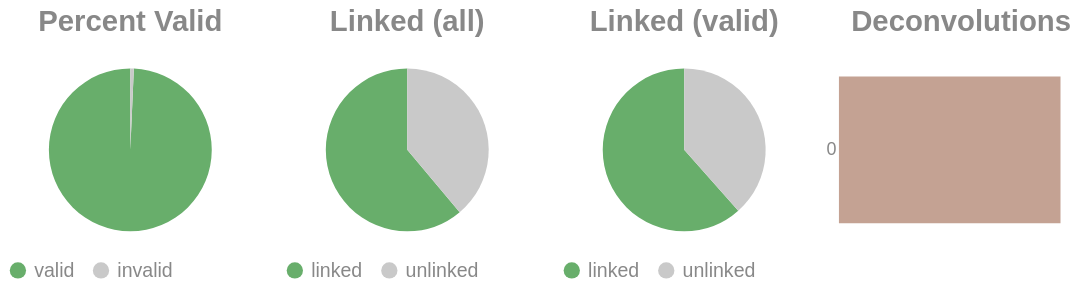

Notebook code for this chart:
### Code cell
if SKIPLR:
    pass
else:
    clash = Counter()
    for i in valids['molecule'].to_list():
        _mol = i.split("-")
        if len(_mol) == 1:
            clash.update('0')
        else:
            clash.update(_mol[-1])

    _d = {"deconvolutions": [], 'count': []}
    for k,v in clash.items():
        _d['deconvolutions'].append(k)
        _d['count'].append(v)

    tot_valid = valids['reads'].sum()
    mask = valids['reads'] >= 2
    n_linked_reads = valids.filter(mask)['reads'].sum()
    if n_linked_reads == 0:
        print_html("No linked molecules (>=2 reads) were detected; skipping linked-only distributions.")
        SKIPLR = True
    else:
        perc_valid = round(tot_valid / n_reads, 4)
        linked_perc_abs = round(n_linked_reads / n_reads, 4)
        linked_perc = round(n_linked_reads / tot_valid, 4)

    _valid = pl.DataFrame({"valids": ['valid', 'invalid'], "count": [tot_valid, n_reads - tot_valid]})
    _linked_abs = pl.DataFrame({"linked (absolute)": ['linked', 'unlinked'], "count": [n_linked_reads, n_reads - n_linked_reads]})
    _linked_rel = pl.DataFrame({"linked (valids)": ['linked', 'unlinked'], "count": [n_linked_reads, tot_valid - n_linked_reads]})

    (
        alt.hconcat(
            piechart(_valid, goodval = 'valid', title = "Percent Valid"),
            piechart(_linked_abs, goodval = "linked", title =  "Linked (all)"),
            piechart(_linked_rel, goodval = "linked", title =  "Linked (valid)"),
            convolutionbar(pl.DataFrame(_d), title = "Deconvolutions"),
            center = True,
            bounds = 'flush'
        )
        .resolve_scale(color='independent')
        .resolve_legend('independent')
        .properties(usermeta={'embedOptions': {"actions": False}})
    ).display()

### Figure 1 — Vega-Lite specification as saved in the notebook (floating-point values rounded to 4 significant figures)
{"width": "container", "height": 400, "config": {"title": {"anchor": "start", "dy": -15, "fontSize": 18, "color": "#888888", "subtitleColor": "#888888", "subtitleFontSize": 14}, "arc": {"fill": "#0072B2"}, "axis": {"domainColor": "#888888", "domainWidth": 0.5, "gridWidth": 0.2, "grid": false, "titleFontWeight": 400, "titleFontSize": 15, "labelFontSize": 11, "labelColor": "#888888", "tickColor": "#888888", "tickWidth": 0.2, "titleColor": "#888888"}, "axisBand": {"grid": false}, "axisX": {"grid": true, "tickSize": 10, "domainCap": "round"}, "axisY": {"domain": false, "grid": true, "tickSize": 0, "domainCap": "round"}, "background": "transparent", "header": {"labelFontSize": 15, "labelColor": "#888888", "titleFontSize": 15, "titleFontWeight": 600, "titleColor": "#888888"}, "legend": {"labelFont": "sans-serif", "labelFontSize": 12, "labelColor": "#888888", "symbolSize": 100, "symbolType": "circle", "titleFontSize": 12, "titlePadding": 10, "titleColor": "#888888", "title": null}, "range": {"category": ["#E69F00", "#56B4E9", "#009E73", "#F0E442", "#0072B2", "#D55E00", "#CC79A7", "#000000"], "diverging": ["#cfe8f3", "#a2d4ec", "#73bfe2", "#46abdb", "#1696d2", "#12719e"]}, "area": {"fill": "#0072B2", "fillOpacity": 0.7, "line": true, "strokeOpacity": 0.7}, "line": {"color": "#0072B2", "stroke": "#0072B2", "strokeWidth": 2}, "trail": {"color": "#0072B2", "stroke": "#0072B2", "strokeWidth": 0, "size": 1}, "point": {"filled": true, "fillOpacity": 1.0, "size": 95}, "text": {"color": "#888888", "fontSize": 11, "align": "right", "fontWeight": 400, "size": 11}, "bar": {"fill": "#0072B2", "stroke": null}, "view": {"stroke": null, "continuousWidth": 660, "continuousHeight": 400}}, "hconcat": [{"data": {"name": "data-559c58cca3f9e3899f94134c6b89a844"}, "mark": {"type": "arc"}, "encoding": {"color": {"field": "valids", "legend": {"orient": "bottom", "title": null}, "scale": {"domain": ["valid", "invalid"], "range": ["#68ae6b", "#C9C9C9"]}, "title": "Valids", "type": "nominal"}, "theta": {"field": "count", "type": "quantitative"}, "tooltip": [{"field": "valids", "title": "Valids", "type": "ordinal"}, {"field": "percent", "format": ".2%", "title": "Percent", "type": "quantitative"}, {"field": "count", "title": "Count", "type": "quantitative"}]}, "height": 100, "title": {"text": "Percent Valid", "align": "center", "anchor": "middle"}, "transform": [{"calculate": "datum.count / 12771364", "as": "percent"}], "width": 150}, {"data": {"name": "data-685ffc5c46376bc9e35221a59595e5be"}, "mark": {"type": "arc"}, "encoding": {"color": {"field": "linked (absolute)", "legend": {"orient": "bottom", "title": null}, "scale": {"domain": ["linked", "unlinked"], "range": ["#68ae6b", "#C9C9C9"]}, "title": "Linked (Absolute)", "type": "nominal"}, "theta": {"field": "count", "type": "quantitative"}, "tooltip": [{"field": "linked (absolute)", "title": "Linked (Absolute)", "type": "ordinal"}, {"field": "percent", "format": ".2%", "title": "Percent", "type": "quantitative"}, {"field": "count", "title": "Count", "type": "quantitative"}]}, "height": 100, "title": {"text": "Linked (all)", "align": "center", "anchor": "middle"}, "transform": [{"calculate": "datum.count / 12771364", "as": "percent"}], "width": 150}, {"data": {"name": "data-2fc1c905cdd1a9e75814810bf1f0ed7b"}, "mark": {"type": "arc"}, "encoding": {"color": {"field": "linked (valids)", "legend": {"orient": "bottom", "title": null}, "scale": {"domain": ["linked", "unlinked"], "range": ["#68ae6b", "#C9C9C9"]}, "title": "Linked (Valids)", "type": "nominal"}, "theta": {"field": "count", "type": "quantitative"}, "tooltip": [{"field": "linked (valids)", "title": "Linked (Valids)", "type": "ordinal"}, {"field": "percent", "format": ".2%", "title": "Percent", "type": "quantitative"}, {"field": "count", "title": "Count", "type": "quantitative"}]}, "height": 100, "title": {"text": "Linked (valid)", "align": "center", "anchor": "middle"}, "transform": [{"calculate": "datum.count / 12683079", "as": "percent"}], "width": 150}, {"data": {"name": "data-9b45b83b0ac125a8b9412f482b89bed2"}, "mark": {"type": "bar"}, "encoding": {"color": {"field": "deconvolutions", "legend": null, "scale": {"scheme": "lightgreyred"}, "type": "nominal"}, "tooltip": [{"field": "deconvolutions", "title": "Deconvolutions", "type": "ordinal"}, {"field": "percent", "format": ".2%", "title": "Percent", "type": "quantitative"}, {"field": "count", "title": "Count", "type": "quantitative"}], "x": {"axis": null, "field": "count", "type": "quantitative"}, "y": {"field": "deconvolutions", "sort": "ascending", "title": null, "type": "nominal"}}, "height": 100, "title": {"text": "Deconvolutions", "align": "center", "anchor": "middle"}, "transform": [{"calculate": "datum.count / 7254021", "as": "percent"}], "width": 150}], "bounds": "flush", "center": true, "resolve": {"legend": {"angle": "independent"}, "scale": {"color": "independent"}}, "usermeta": {"embedOptions": {"actions": false}}, "$schema": "https://vega.github.io/schema/vega-lite/v6.1.0.json", "datasets": {"data-559c58cca3f9e3899f94134c6b89a844": [{"valids": "valid", "count": 12683079}, {"valids": "invalid", "count": 88285}], "data-685ffc5c46376bc9e35221a59595e5be": [{"linked (absolute)": "linked", "count": 7807275}, {"linked (absolute)": "unlinked", "count": 4964089}], "data-2fc1c905cdd1a9e75814810bf1f0ed7b": [{"linked (valids)": "linked", "count": 7807275}, {"linked (valids)": "unlinked", "count": 4875804}], "data-9b45b83b0ac125a8b9412f482b89bed2": [{"deconvolutions": "0", "count": 7254021}]}}
